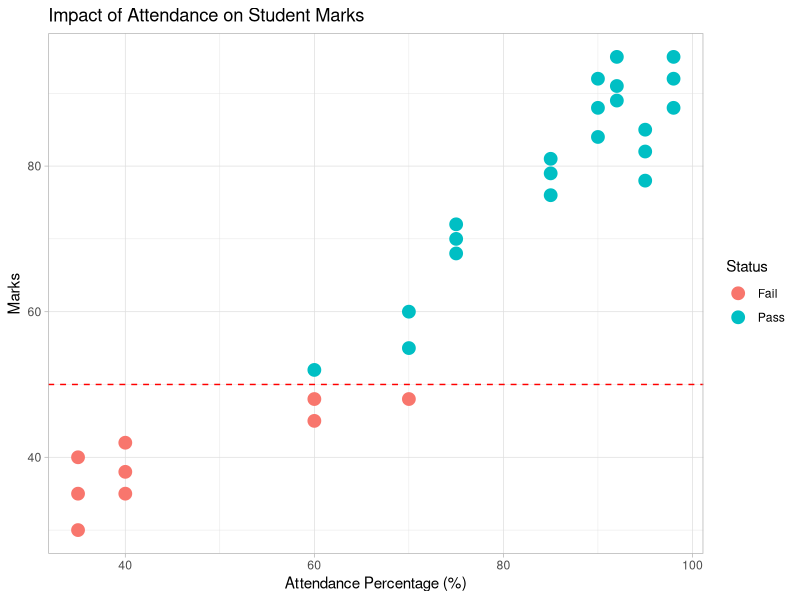

Write the R code that produced this figure.
library(ggplot2)
library(dplyr)

# Load the data we just created with Python
data <- read.csv("../data/cleaned_student_data.csv")

# Bar Chart of Grades by Subject
p1 <- ggplot(data, aes(x = Subject, fill = Grade)) +
  geom_bar(position = "stack") +
  theme_minimal() +
  scale_fill_brewer(palette = "RdYlGn", direction = -1) +
  labs(title = "Grade Distribution per Subject",
       subtitle = "A-B (Green), C (Yellow), F (Red)")

# Marks vs Attendance (The Business Insight)
p2 <- ggplot(data, aes(x = Attendance, y = Marks, color = Status)) +
  geom_point(size = 4) +
  geom_hline(yintercept = 50, linetype = "dashed", color = "red") +
  theme_light() +
  labs(title = "Impact of Attendance on Student Marks",
       x = "Attendance Percentage (%)", y = "Marks")

# Save the final report image
ggsave("../data/student_performance_report.png", plot = p2, width = 8, height = 5)
print("Project 2 Report Generated!")